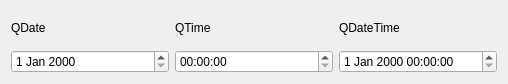
<?xml version="1.0" encoding="UTF-8"?>
<ui version="4.0">
 <class>Widget</class>
 <widget class="QWidget" name="Widget">
  <property name="geometry">
   <rect>
    <x>0</x>
    <y>0</y>
    <width>508</width>
    <height>84</height>
   </rect>
  </property>
  <property name="windowTitle">
   <string>Widget</string>
  </property>
  <layout class="QHBoxLayout" name="horizontalLayout_2">
   <item>
    <layout class="QHBoxLayout" name="horizontalLayout">
     <item>
      <layout class="QVBoxLayout" name="verticalLayout">
       <item>
        <widget class="QLabel" name="lbDate">
         <property name="text">
          <string>QDate</string>
         </property>
        </widget>
       </item>
       <item>
        <widget class="QDateEdit" name="dateEdit"/>
       </item>
      </layout>
     </item>
     <item>
      <layout class="QVBoxLayout" name="verticalLayout_2">
       <item>
        <widget class="QLabel" name="lbTime">
         <property name="text">
          <string>QTime</string>
         </property>
        </widget>
       </item>
       <item>
        <widget class="QTimeEdit" name="timeEdit"/>
       </item>
      </layout>
     </item>
     <item>
      <layout class="QVBoxLayout" name="verticalLayout_3">
       <item>
        <widget class="QLabel" name="lbDateTime">
         <property name="text">
          <string>QDateTime</string>
         </property>
        </widget>
       </item>
       <item>
        <widget class="QDateTimeEdit" name="dateTimeEdit"/>
       </item>
      </layout>
     </item>
    </layout>
   </item>
  </layout>
 </widget>
 <resources/>
 <connections/>
</ui>
